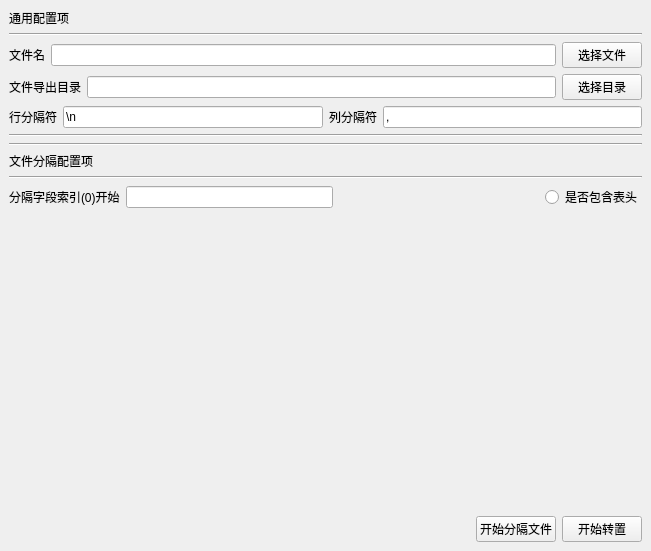
<?xml version="1.0" encoding="UTF-8"?>
<ui version="4.0">
 <class>MainWindow</class>
 <widget class="QMainWindow" name="MainWindow">
  <property name="geometry">
   <rect>
    <x>0</x>
    <y>0</y>
    <width>651</width>
    <height>551</height>
   </rect>
  </property>
  <property name="windowTitle">
   <string>csv转置工具</string>
  </property>
  <widget class="QWidget" name="centralwidget">
   <layout class="QVBoxLayout" name="verticalLayout_2">
    <item>
     <layout class="QVBoxLayout" name="verticalLayout">
      <item>
       <widget class="QLabel" name="label_5">
        <property name="text">
         <string>通用配置项</string>
        </property>
       </widget>
      </item>
      <item>
       <widget class="Line" name="line">
        <property name="orientation">
         <enum>Qt::Horizontal</enum>
        </property>
       </widget>
      </item>
      <item>
       <layout class="QHBoxLayout" name="horizontalLayout">
        <item>
         <widget class="QLabel" name="label">
          <property name="text">
           <string>文件名</string>
          </property>
         </widget>
        </item>
        <item>
         <widget class="QLineEdit" name="li_wjm"/>
        </item>
        <item>
         <widget class="QPushButton" name="bt_xzwj">
          <property name="text">
           <string>选择文件</string>
          </property>
         </widget>
        </item>
       </layout>
      </item>
      <item>
       <layout class="QHBoxLayout" name="horizontalLayout_6">
        <item>
         <widget class="QLabel" name="label_7">
          <property name="text">
           <string>文件导出目录</string>
          </property>
         </widget>
        </item>
        <item>
         <widget class="QLineEdit" name="li_daochu"/>
        </item>
        <item>
         <widget class="QPushButton" name="pb_daochu">
          <property name="text">
           <string>选择目录</string>
          </property>
         </widget>
        </item>
       </layout>
      </item>
      <item>
       <layout class="QHBoxLayout" name="horizontalLayout_2">
        <item>
         <widget class="QLabel" name="label_2">
          <property name="text">
           <string>行分隔符</string>
          </property>
         </widget>
        </item>
        <item>
         <widget class="QLineEdit" name="li_hfg">
          <property name="text">
           <string>\n</string>
          </property>
         </widget>
        </item>
        <item>
         <widget class="QLabel" name="label_3">
          <property name="text">
           <string>列分隔符</string>
          </property>
         </widget>
        </item>
        <item>
         <widget class="QLineEdit" name="li_lfg">
          <property name="text">
           <string>,</string>
          </property>
         </widget>
        </item>
       </layout>
      </item>
     </layout>
    </item>
    <item>
     <widget class="Line" name="line_3">
      <property name="orientation">
       <enum>Qt::Horizontal</enum>
      </property>
     </widget>
    </item>
    <item>
     <widget class="Line" name="line_4">
      <property name="orientation">
       <enum>Qt::Horizontal</enum>
      </property>
     </widget>
    </item>
    <item>
     <layout class="QHBoxLayout" name="horizontalLayout_4">
      <item>
       <widget class="QLabel" name="label_4">
        <property name="text">
         <string>文件分隔配置项</string>
        </property>
       </widget>
      </item>
     </layout>
    </item>
    <item>
     <widget class="Line" name="line_2">
      <property name="orientation">
       <enum>Qt::Horizontal</enum>
      </property>
     </widget>
    </item>
    <item>
     <layout class="QHBoxLayout" name="horizontalLayout_5">
      <item>
       <widget class="QLabel" name="label_6">
        <property name="text">
         <string>分隔字段索引(0)开始</string>
        </property>
       </widget>
      </item>
      <item>
       <widget class="QLineEdit" name="li_index"/>
      </item>
      <item>
       <spacer name="horizontalSpacer_2">
        <property name="orientation">
         <enum>Qt::Horizontal</enum>
        </property>
        <property name="sizeHint" stdset="0">
         <size>
          <width>40</width>
          <height>20</height>
         </size>
        </property>
       </spacer>
      </item>
      <item>
       <widget class="QRadioButton" name="ra_head">
        <property name="text">
         <string>是否包含表头</string>
        </property>
       </widget>
      </item>
     </layout>
    </item>
    <item>
     <spacer name="verticalSpacer">
      <property name="orientation">
       <enum>Qt::Vertical</enum>
      </property>
      <property name="sizeHint" stdset="0">
       <size>
        <width>20</width>
        <height>40</height>
       </size>
      </property>
     </spacer>
    </item>
    <item>
     <layout class="QHBoxLayout" name="horizontalLayout_3">
      <item>
       <spacer name="horizontalSpacer">
        <property name="orientation">
         <enum>Qt::Horizontal</enum>
        </property>
        <property name="sizeHint" stdset="0">
         <size>
          <width>40</width>
          <height>20</height>
         </size>
        </property>
       </spacer>
      </item>
      <item>
       <widget class="QPushButton" name="pb_split">
        <property name="text">
         <string>开始分隔文件</string>
        </property>
       </widget>
      </item>
      <item>
       <widget class="QPushButton" name="bt_kszh">
        <property name="text">
         <string>开始转置</string>
        </property>
       </widget>
      </item>
     </layout>
    </item>
   </layout>
  </widget>
  <widget class="QMenuBar" name="menubar">
   <property name="geometry">
    <rect>
     <x>0</x>
     <y>0</y>
     <width>651</width>
     <height>26</height>
    </rect>
   </property>
  </widget>
 </widget>
 <resources/>
 <connections/>
</ui>
